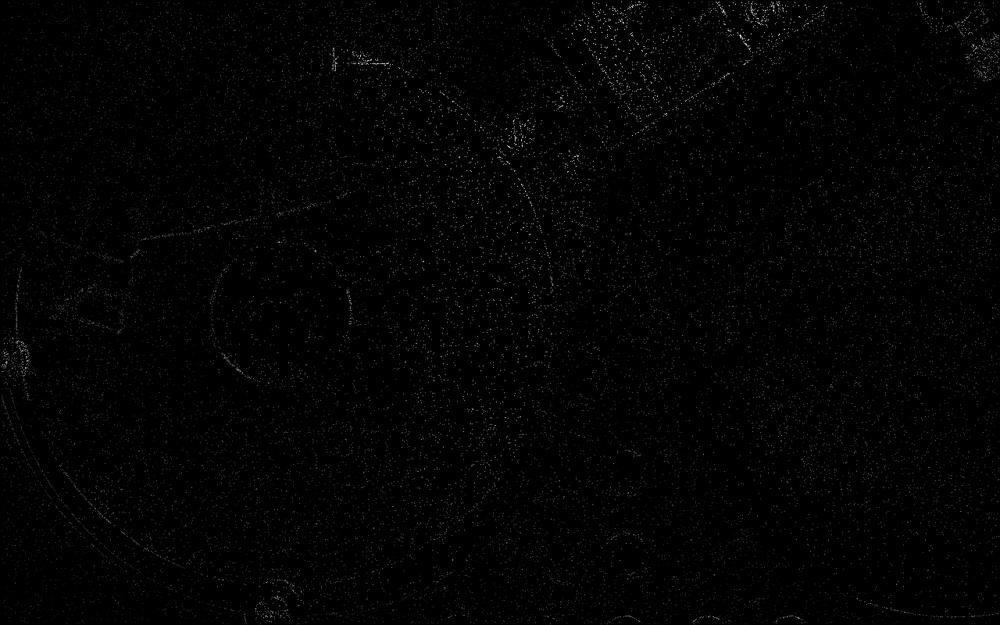
#> input picture test_data/21.png, 1000 x 625 px, shrunk from 1280 x 800 before the run
$ python sample_patternMatch.py
#> lines starting #> are read from the running program, lines starting #| are printed output that depends on the picture; long printed decimals are rounded
import cv2 as cv

img = cv.imread('../test_data/21.png')
#> img is the input picture: shape (625, 1000, 3); min 0, max 250, mean 2.5
template = cv.imread('../test_data/template.png')
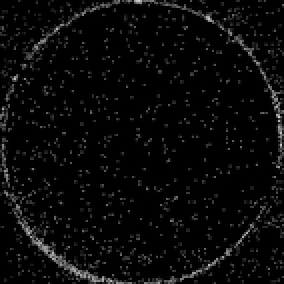
#> input picture test_data/template.png, 142 x 142 px, shrunk from 182 x 182 before the run (shown 2 times larger)
#> template is the input picture: shape (142, 142, 3); min 0, max 210, mean 9.2
h, w = template.shape[:2]
#> h = 142; w = 142
methods = ['cv.TM_CCOEFF', 'cv.TM_CCOEFF_NORMED', 'cv.TM_CCORR_NORMED']

# 分别使用以上三种方法进行检测
for meth in methods:
    img2 = img.copy()

    # 匹配方法在methods数组中的的序号
    method = eval(meth)
    res = cv.matchTemplate(img, template, method)
    min_val, max_val, min_loc, max_loc = cv.minMaxLoc(res)
    print(min_val, max_val, min_loc, max_loc)


    # 左上角坐标元组
    top_left = max_loc
    # 右下角坐标元组
    bottom_right = (top_left[0] + w, top_left[1] + h)

    # 画矩形
    cv.rectangle(img2, top_left, bottom_right, 255, 2)
    # 显示出来
    cv.imwrite(meth + str('_rec.png'), img2)
#> this loop made 3 passes
#> (min_val, max_val, min_loc) on passes 1 to 3: (-992495.9, 3375400.5, (563, 14)), (-0.041, 0.252, (27, 226)), (0.0453, 0.311, (720, 75))
#| -992495.875 3375400.5 (563, 14) (210, 241)
#| -0.04104 0.2517 (27, 226) (210, 241)
#| 0.0453 0.3106 (720, 75) (210, 241)
#> pass 1, `res = cv.matchTemplate(img, template, method)`:
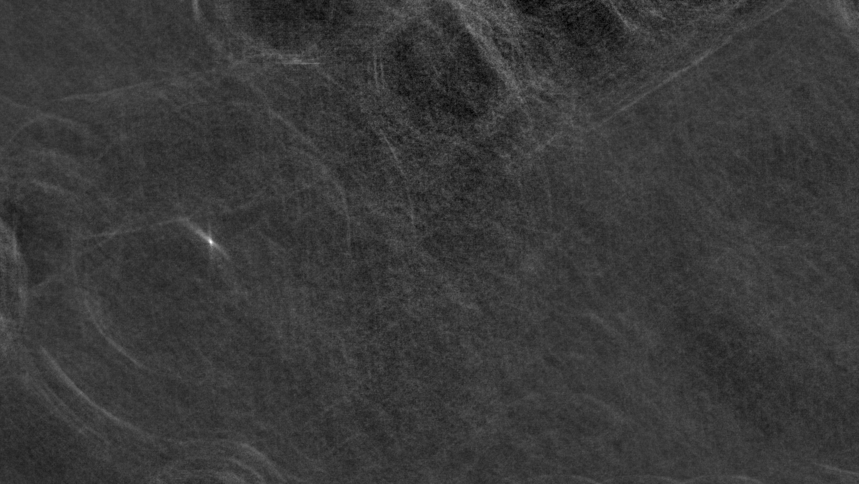
#> res: shape (484, 859) float32; min -992495.9, max 3375400.5, mean -3163.8; drawn with min black and max white
#> pass 1, `cv.imwrite(meth + str('_rec.png'), img2)`:
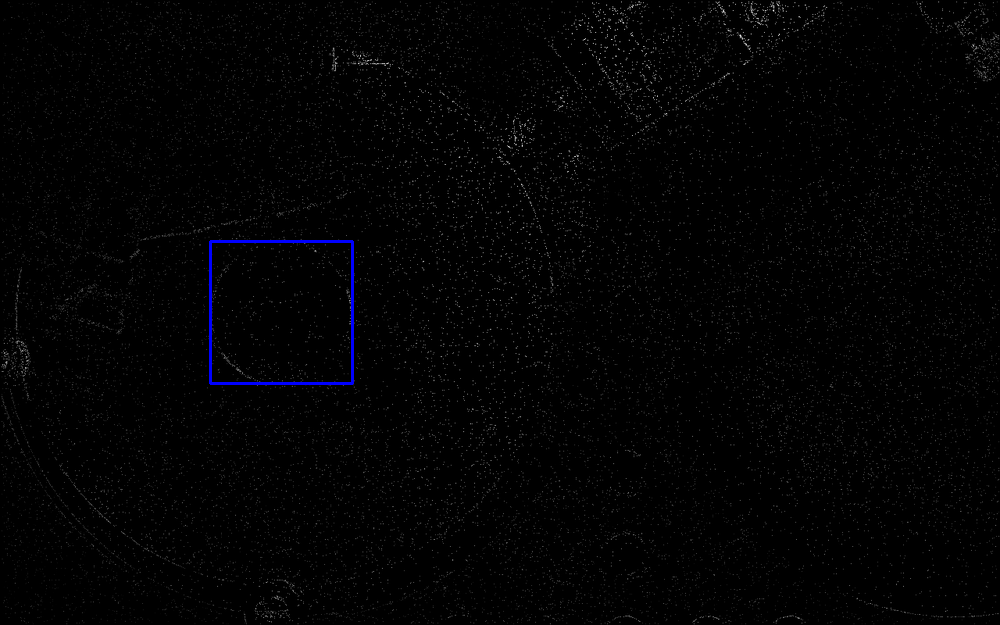
#> saved as cv.TM_CCOEFF_rec.png: shape (625, 1000, 3); mean B, G, R 3.2, 2.5, 2.5
#> pass 2, `res = cv.matchTemplate(img, template, method)`:
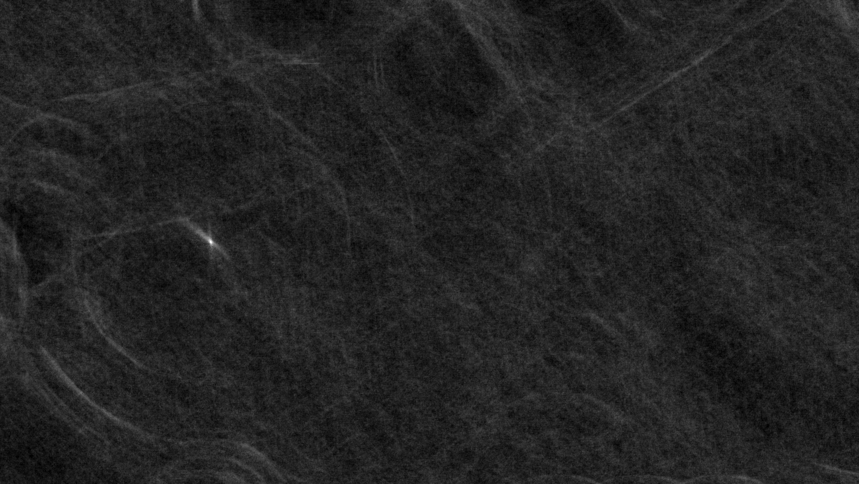
#> res: shape (484, 859) float32; min -0.041, max 0.252, mean 0.000136; drawn with min black and max white
#> pass 3, `res = cv.matchTemplate(img, template, method)`:
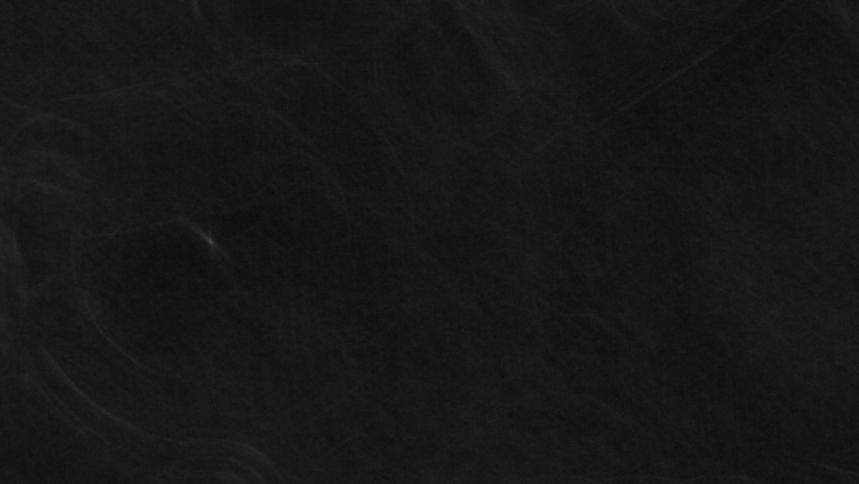
#> res: shape (484, 859) float32; min 0.0453, max 0.311, mean 0.0919
